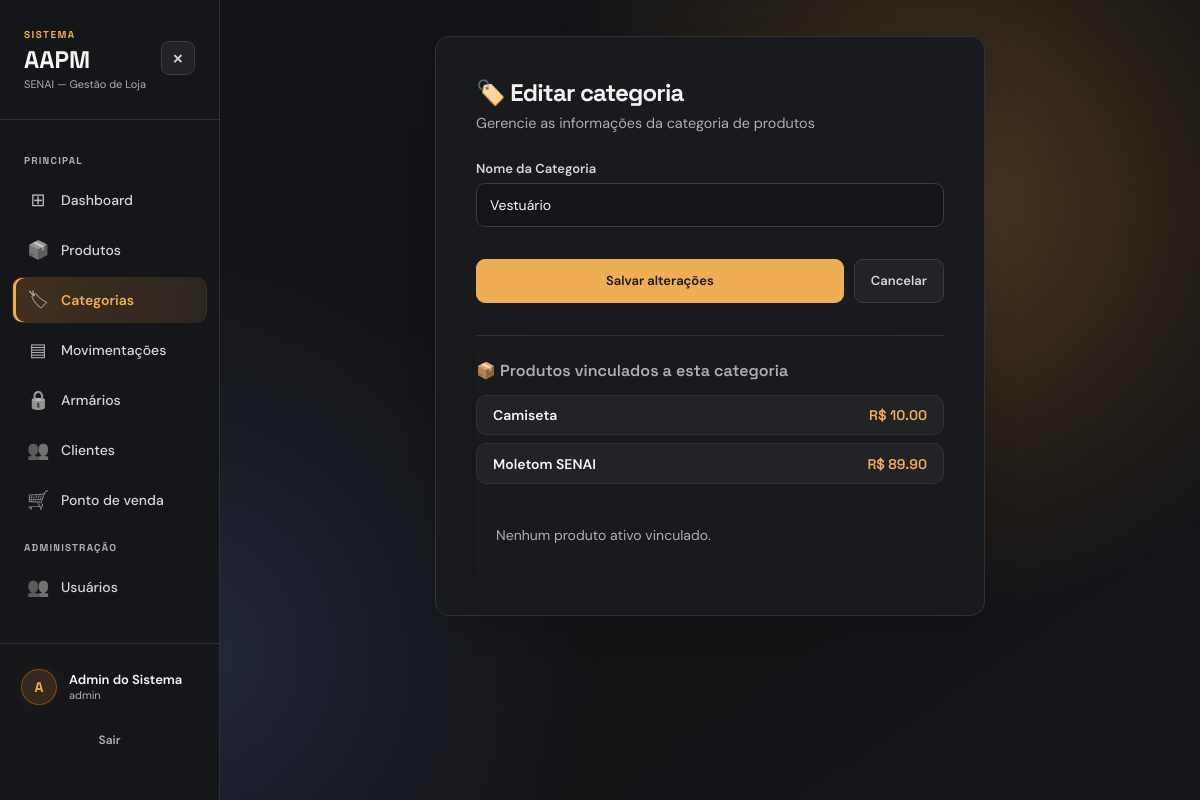
The page /categorias/2/editar (signed in) on the database as committed earlier.
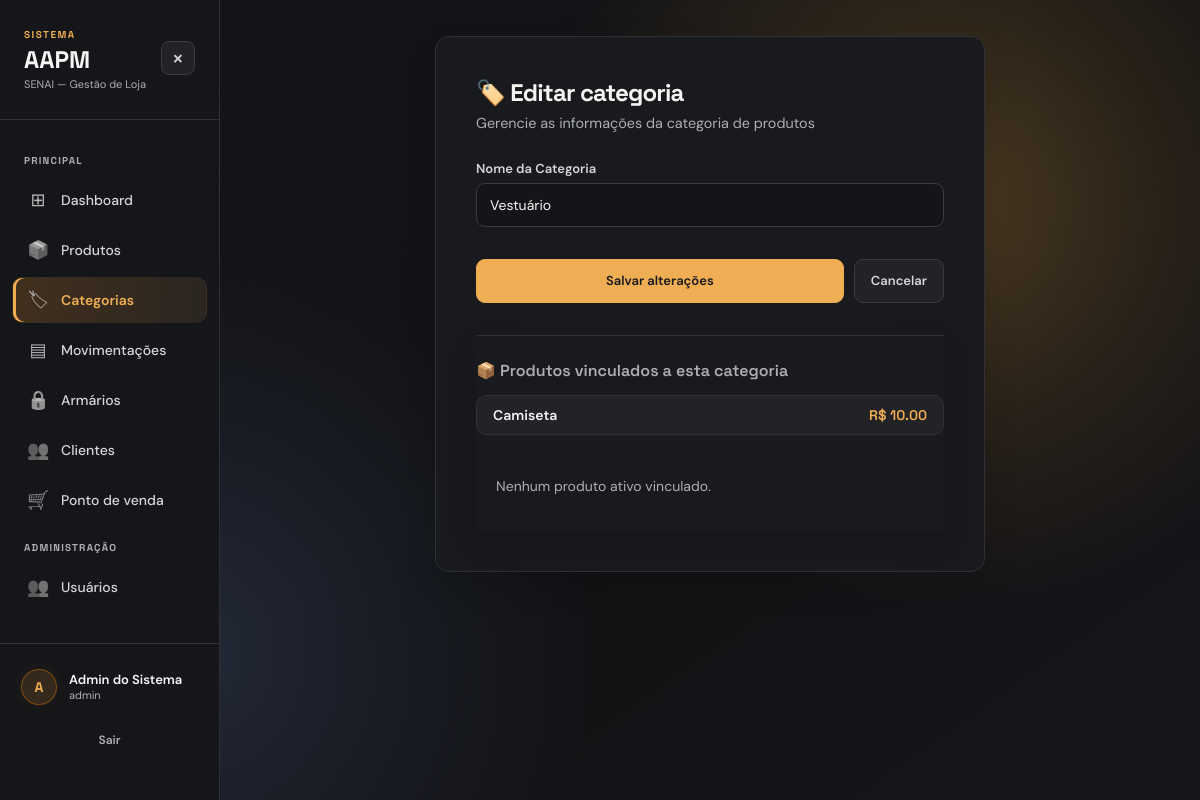
The same page on the database as committed later.
### app/models/produto.py (models this page shows, shortened)
class Produto(Base):
    __tablename__ = "produtos"
    id            = Column(Integer, primary_key=True, index=True)
    nome          = Column(String(150), nullable=False, index=True)
    preco         = Column(Float, nullable=False, default=0.0)
    estoque_atual = Column(Integer, nullable=False, default=0)
    variacao      = Column(String(80), nullable=True, index=True)
    ativo         = Column(Boolean, default=True)
    imagem_path = Column(String(255), nullable=True)
    categoria_id = Column(
        Integer,
        ForeignKey("categorias.id", ondelete="SET NULL"),
        nullable=True
    )
    categoria = relationship(
        "Categoria",
        back_populates="produtos"
    )

### app/controllers/categoria_controller.py (the view)
@router.get("/{categoria_id}/editar")
def form_editar_categoria(
    categoria_id: int,
    request: Request,
    db: Session = Depends(get_db),
    admin = Depends(get_admin)
):
    editando = db.query(Categoria).filter(
        Categoria.id == categoria_id
    ).first()
    if not editando:
        return RedirectResponse(url="/categorias", status_code=302)
    return templates.TemplateResponse(
        request,
        "categorias/form.html",
        {
            "request":  request,
            "usuario":  admin,
            "editando": editando,
        }
    )

### app/templates/categorias/form.html (shortened to what this page needs)
<!DOCTYPE html>
<html lang="pt-br">
<head>
    <link rel="stylesheet" href="/static/css/categorias/form.css">
    <link rel="stylesheet" href="/static/css/admin.css">
    <link rel="stylesheet" href="/static/css/typography.css">
    <link rel="stylesheet" href="/static/css/background.css">
    <link rel="stylesheet" href="/static/css/visual-effects.css?v=20261109-mouse">
</head>
<body class="admin-page">
    <div class="layout">
        {% include "_sidebar.html" %}
        <div class="admin-main">
    <div class="form-container">
        <header class="form-header">
            <h1>🏷️ {{ "Editar categoria" if editando else "Nova categoria" }}</h1>
            <p>Gerencie as informações da categoria de produtos</p>
        </header>
        <form action="{{ '/categorias/' + editando.id|string + '/editar' if editando else '/categorias/nova' }}"
            method="post" class="categoria-form">
            <div class="input-group">
                <label for="input-nome">Nome da Categoria</label>
                <input type="text" name="nome" id="input-nome" class="form-control"
                    value="{{ editando.nome if editando else (valores.nome if valores else '') }}" required autofocus placeholder="Ex: Bebidas, Eletrónicos...">
            </div>
            <div class="form-actions">
                <button type="submit" class="btn-submit">
                    {{ "Salvar alterações" if editando else "Criar categoria" }}
                </button>
                <a href="/categorias" class="btn-cancel">Cancelar</a>
            </div>
        </form>
        {% if editando and editando.produtos %}
        <div class="produtos-vinculados-card">
            <h3>📦 Produtos vinculados a esta categoria</h3>
            <ul class="produtos-lista">
                {% set tem_ativo = false %}
                {% for p in editando.produtos if p.ativo %}
                {% set tem_ativo = true %}
                <li>
                    <a href="/produtos/{{ p.id }}">{{ p.nome }}</a>
                    <span class="preco">R$ {{ "%.2f"|format(p.preco) }}</span>
                </li>
                {% endfor %}
                {% if not tem_ativo %}
                <li class="vazio">Nenhum produto ativo vinculado.</li>
                {% endif %}
            </ul>
        </div>
        {% endif %}
    </div>
        </div>
    </div>
</body>
</html>

Rows that differ between the two databases and show on the page:
no longer on this page (row edited): Produto: nome "Moletom SENAI", preco "89.90"
